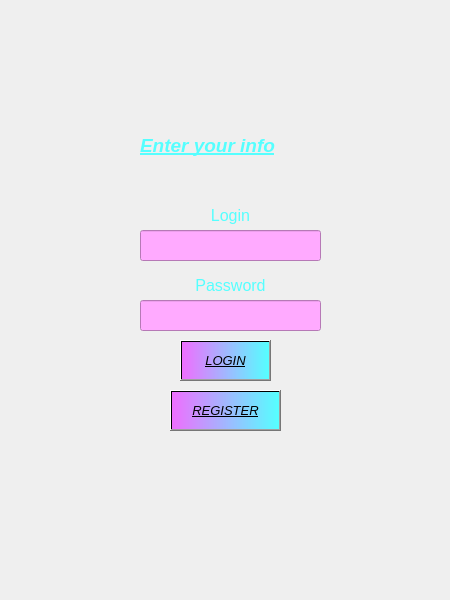
<?xml version="1.0" encoding="UTF-8"?>
<ui version="4.0">
 <class>Login</class>
 <widget class="QMainWindow" name="Login">
  <property name="geometry">
   <rect>
    <x>0</x>
    <y>0</y>
    <width>450</width>
    <height>600</height>
   </rect>
  </property>
  <property name="sizePolicy">
   <sizepolicy hsizetype="Fixed" vsizetype="Fixed">
    <horstretch>0</horstretch>
    <verstretch>0</verstretch>
   </sizepolicy>
  </property>
  <property name="windowTitle">
   <string>MainWindow</string>
  </property>
  <widget class="QWidget" name="centralwidget">
   <property name="enabled">
    <bool>true</bool>
   </property>
   <property name="acceptDrops">
    <bool>false</bool>
   </property>
   <widget class="QLabel" name="login_label">
    <property name="geometry">
     <rect>
      <x>140</x>
      <y>200</y>
      <width>181</width>
      <height>31</height>
     </rect>
    </property>
    <property name="font">
     <font>
      <pointsize>12</pointsize>
     </font>
    </property>
    <property name="styleSheet">
     <string notr="true">color: rgb(85, 255, 255);
</string>
    </property>
    <property name="text">
     <string>Login</string>
    </property>
    <property name="alignment">
     <set>Qt::AlignCenter</set>
    </property>
   </widget>
   <widget class="QLineEdit" name="login">
    <property name="geometry">
     <rect>
      <x>140</x>
      <y>230</y>
      <width>181</width>
      <height>31</height>
     </rect>
    </property>
    <property name="sizePolicy">
     <sizepolicy hsizetype="Expanding" vsizetype="Fixed">
      <horstretch>2</horstretch>
      <verstretch>0</verstretch>
     </sizepolicy>
    </property>
    <property name="font">
     <font>
      <pointsize>10</pointsize>
     </font>
    </property>
    <property name="styleSheet">
     <string notr="true">padding: 2 5;
background-color: rgb(255, 170, 255);</string>
    </property>
    <property name="inputMask">
     <string/>
    </property>
    <property name="text">
     <string/>
    </property>
   </widget>
   <widget class="QLabel" name="password_label">
    <property name="geometry">
     <rect>
      <x>140</x>
      <y>270</y>
      <width>181</width>
      <height>31</height>
     </rect>
    </property>
    <property name="font">
     <font>
      <pointsize>12</pointsize>
      <weight>50</weight>
      <bold>false</bold>
      <strikeout>false</strikeout>
     </font>
    </property>
    <property name="styleSheet">
     <string notr="true">color: rgb(85, 255, 255);</string>
    </property>
    <property name="text">
     <string>Password</string>
    </property>
    <property name="alignment">
     <set>Qt::AlignCenter</set>
    </property>
   </widget>
   <widget class="QLineEdit" name="password">
    <property name="geometry">
     <rect>
      <x>140</x>
      <y>300</y>
      <width>181</width>
      <height>31</height>
     </rect>
    </property>
    <property name="font">
     <font>
      <pointsize>10</pointsize>
     </font>
    </property>
    <property name="styleSheet">
     <string notr="true">padding: 2 5; type:password;
background-color: rgb(255, 170, 255);</string>
    </property>
    <property name="text">
     <string/>
    </property>
    <property name="echoMode">
     <enum>QLineEdit::Password</enum>
    </property>
   </widget>
   <widget class="QPushButton" name="login_btn">
    <property name="geometry">
     <rect>
      <x>180</x>
      <y>340</y>
      <width>91</width>
      <height>41</height>
     </rect>
    </property>
    <property name="font">
     <font>
      <pointsize>10</pointsize>
      <italic>true</italic>
      <underline>true</underline>
     </font>
    </property>
    <property name="styleSheet">
     <string notr="true">background-color: qlineargradient(spread:pad, x1:0, y1:0, x2:1, y2:0, stop:0 rgb(239, 110, 254), stop:1 rgb(85, 255, 255));</string>
    </property>
    <property name="text">
     <string>LOGIN</string>
    </property>
    <property name="checkable">
     <bool>false</bool>
    </property>
    <property name="default">
     <bool>false</bool>
    </property>
   </widget>
   <widget class="QLabel" name="title">
    <property name="geometry">
     <rect>
      <x>140</x>
      <y>130</y>
      <width>181</width>
      <height>31</height>
     </rect>
    </property>
    <property name="font">
     <font>
      <pointsize>14</pointsize>
      <weight>75</weight>
      <italic>true</italic>
      <bold>true</bold>
      <underline>true</underline>
     </font>
    </property>
    <property name="styleSheet">
     <string notr="true">color: rgb(85, 255, 255);</string>
    </property>
    <property name="text">
     <string>Enter your info</string>
    </property>
   </widget>
   <widget class="QLabel" name="bg">
    <property name="geometry">
     <rect>
      <x>49</x>
      <y>70</y>
      <width>361</width>
      <height>480</height>
     </rect>
    </property>
    <property name="focusPolicy">
     <enum>Qt::WheelFocus</enum>
    </property>
    <property name="autoFillBackground">
     <bool>false</bool>
    </property>
    <property name="frameShape">
     <enum>QFrame::NoFrame</enum>
    </property>
    <property name="text">
     <string/>
    </property>
    <property name="pixmap">
     <pixmap>images/bg.gif</pixmap>
    </property>
   </widget>
   <widget class="QLabel" name="main_bg">
    <property name="geometry">
     <rect>
      <x>-95</x>
      <y>-80</y>
      <width>641</width>
      <height>711</height>
     </rect>
    </property>
    <property name="text">
     <string/>
    </property>
    <property name="pixmap">
     <pixmap>images/main_bg.jpg</pixmap>
    </property>
   </widget>
   <widget class="QPushButton" name="register_btn">
    <property name="geometry">
     <rect>
      <x>170</x>
      <y>390</y>
      <width>111</width>
      <height>41</height>
     </rect>
    </property>
    <property name="font">
     <font>
      <pointsize>10</pointsize>
      <italic>true</italic>
      <underline>true</underline>
     </font>
    </property>
    <property name="styleSheet">
     <string notr="true">background-color: qlineargradient(spread:pad, x1:0, y1:0, x2:1, y2:0, stop:0 rgb(239, 110, 254), stop:1 rgb(85, 255, 255));</string>
    </property>
    <property name="text">
     <string>REGISTER</string>
    </property>
    <property name="checkable">
     <bool>false</bool>
    </property>
    <property name="default">
     <bool>false</bool>
    </property>
   </widget>
   <zorder>main_bg</zorder>
   <zorder>bg</zorder>
   <zorder>login_label</zorder>
   <zorder>login</zorder>
   <zorder>password_label</zorder>
   <zorder>password</zorder>
   <zorder>login_btn</zorder>
   <zorder>title</zorder>
   <zorder>register_btn</zorder>
  </widget>
 </widget>
 <resources/>
 <connections/>
</ui>
